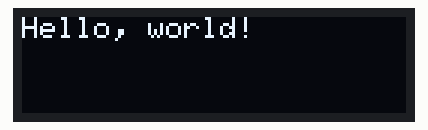
A sketch run on a simulated Arduino Uno, built with avr-gcc and run on an emulated ATmega328P. Parts: 128×32 one-colour display. The display library's start-up logo is not drawn.

Above: at 0.1 s.

The sketch:

display.ino
```cpp
#include <SPI.h>
#include <Wire.h>
#include <Adafruit_GFX.h>
#include <Adafruit_SSD1306.h>

#define SCREEN_WIDTH 128 // OLED display width, in pixels
#define SCREEN_HEIGHT 32 // OLED display height, in pixels

// Declaration for an SSD1306 display connected to I2C (SDA, SCL pins)
#define OLED_RESET     12 // Reset pin # (or -1 if sharing Arduino reset pin)
Adafruit_SSD1306 display(SCREEN_WIDTH, SCREEN_HEIGHT, &Wire, OLED_RESET);

void setup() {
  Serial.begin(9600);

  // SSD1306_SWITCHCAPVCC = generate display voltage from 3.3V internally
  if(!display.begin(SSD1306_SWITCHCAPVCC, 0x3C)) { // Address 0x3C for 128x32
    Serial.println(F("SSD1306 allocation failed"));
    for(;;); // Don't proceed, loop forever
  }

  display.display();
  display.clearDisplay();

  display.setTextSize(1);
  display.setTextColor(WHITE);
  display.print("Hello, world!");
  display.display();
}

void loop() {
}
```
